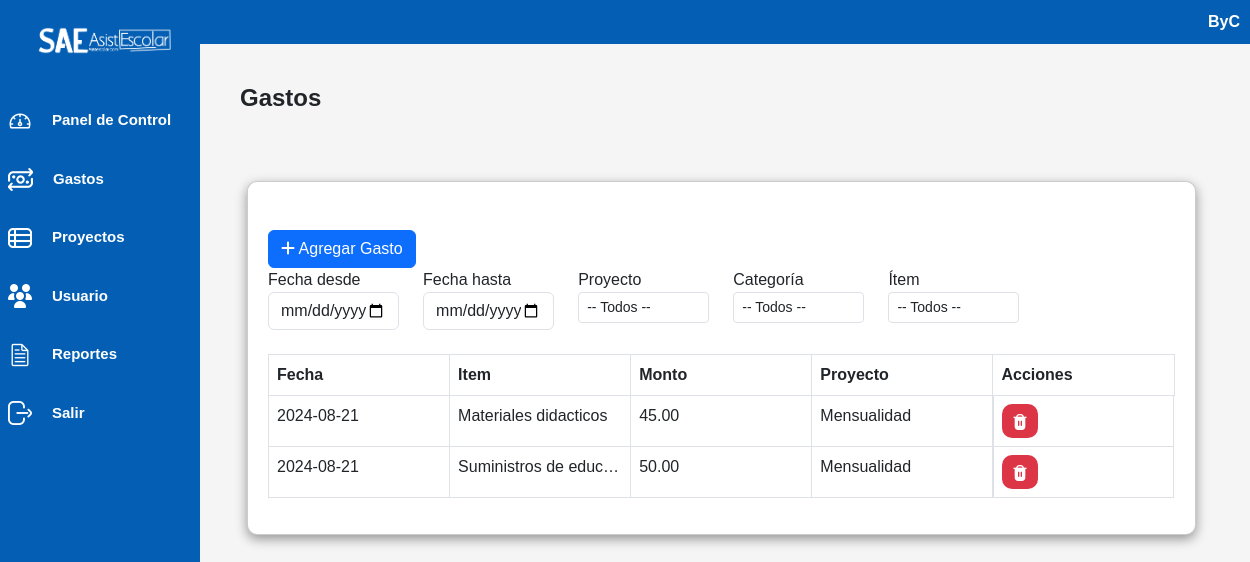
The page /controlador/gastos_controlador.php (signed in) on the database as committed earlier.
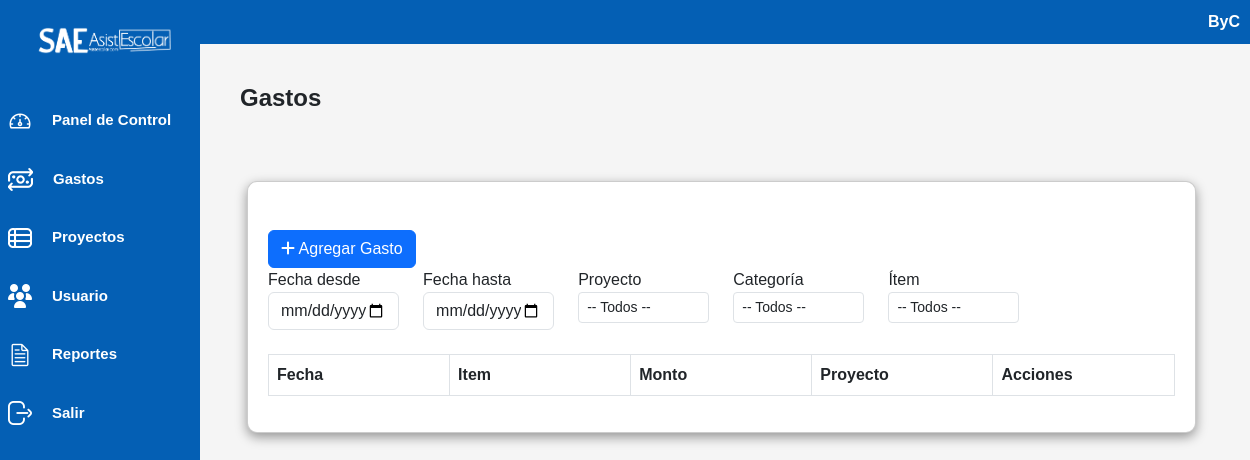
The same page on the database as committed later.
### tables this page shows
CREATE TABLE `gasto` (
  `ID_Gasto` int(11) NOT NULL,
  `ID_Usuario` int(11) NOT NULL,
  `ID_Proyecto` int(11) NOT NULL,
  `ID_Item` int(11) NOT NULL,
  `Fecha` date NOT NULL,
  `Monto_Gasto` int(11) NOT NULL,
  `Comprobante` varchar(50) NOT NULL,
  `Observacion` varchar(100) NOT NULL
);

CREATE TABLE `item` (
  `id_item` int(11) NOT NULL,
  `id_categoria` int(11) NOT NULL,
  `nombre` varchar(50) NOT NULL,
  `estado` tinyint(1) NOT NULL DEFAULT 1
);

CREATE TABLE `proyecto` (
  `ID_Proyecto` int(11) NOT NULL,
  `Nombre` varchar(50) NOT NULL,
  `Descripcion` varchar(100) NOT NULL,
  `Estado` tinyint(1) NOT NULL DEFAULT 1
);

### controlador/gastos_controlador.php (called while the page is built, shortened)
<?php
require_once("../modelo/gastos_modelo.php");
$objGastos = new Gastos();
$data = $objGastos->buscarTodos();
$lista_proyectos = $objGastos->obtenerListaProyectos();
$lista_items = $objGastos->obtenerListaItems();
require_once("../vista/gastos_vista.php");
?>

### modelo/conexionPDO.php (called while the page is built, shortened)
<?php
    class Conexion {
        private $conexion;
        function __construct(){
            $servidor="localhost";
            $usuarioBD="root";
            $claveBD="";
            $bd="fiscor";
            try {
                $this->conexion=new PDO("mysql:host=$servidor;dbname=$bd",$usuarioBD,$claveBD);
                $this->conexion->setAttribute(PDO::ATTR_ERRMODE,PDO::ERRMODE_EXCEPTION);
            }
            catch(PDOException $fallo){
                die ("La conexion ha fallado.".$fallo->getMessage());
            }
        }
        public function conectar(){
            return $this->conexion;
        }
    }
?>

### modelo/gastos_modelo.php (called while the page is built, shortened)
<?php
require_once("../modelo/conexionPDO.php");
class Gastos extends Conexion {
    private $conexion;
    public function __construct() {
        $this->conexion = new Conexion();
        $this->conexion = $this->conexion->conectar();
    }
    public function buscarTodos() {
        try {
            $sql = "SELECT * FROM gasto";
            $stmt = $this->conexion->prepare($sql);
            $stmt->execute();
            return $stmt->fetchAll(PDO::FETCH_ASSOC);
        } catch (PDOException $e) {
            error_log("Error al buscar todos los gastos: " . $e->getMessage(), 0);
            return array();
        }
    }
    public function obtenerListaProyectos() {
        $sql = "SELECT ID_Proyecto as id_proyecto,Nombre as nombre FROM proyecto";
        $stmt = $this->conexion->prepare($sql);
        $stmt->execute();
        $resultados = $stmt->fetchAll(PDO::FETCH_ASSOC);
        $listaProyectos = [];
        foreach($resultados as $fila) {
            $listaProyectos[$fila['id_proyecto']] = $fila['nombre'];
        }
        return $listaProyectos;
    }
    public function obtenerListaItems() {
        $sql = "SELECT id_item, nombre, id_categoria FROM item";
        $stmt = $this->conexion->prepare($sql);
        $stmt->execute();
        return $stmt->fetchAll(PDO::FETCH_ASSOC);
    }
}
?>

### vista/gastos_vista.php (the view, shortened to what the changed rows need)
<!DOCTYPE html>
<html lang="es">
<head>
    <link rel="stylesheet" href="../vista/css/bootstrap.min.css">
    <link rel="stylesheet" href="../vista/css/dataTables.bootstrap5.css">
    <link rel="stylesheet" type="text/css" href="../vista/css/estilosinicio.css">
    <link rel="stylesheet" href="https://cdn.jsdelivr.net/npm/daterangepicker/daterangepicker.css">
</head>
<body>
    <div class="contenedor">
        <div class="contenido">
            <h1>Gastos</h1>
        </div>
    </div>
    <div class="container">
        <div class="contenedor-categoria px-6 pt-5">
            <div id="tabla_div">
                <br>
                <table id="tabla" class="table table-bordered table-responsive" style="width:100%">
                    <thead>
                        <tr>
                            <th>Fecha</th>
                            <th>Item</th>
                            <th>Monto</th>
                            <th>Proyecto</th>
                            <th>Acciones</th>
                        </tr>
                    </thead>
                    <tbody id="tablaDataGasto">
                    <?php
                        if (isset($data) && is_array($data)) {
                            foreach ($data as $row) {
                                $proyecto = isset($lista_proyectos[$row['ID_Proyecto']]) ? $lista_proyectos[$row['ID_Proyecto']] : '';
                                $item = '';
                                foreach ($lista_items as $c) {
                                    if ($c['id_item'] == $row['ID_Item']) {
                                        $item = $c['nombre'];
                                        break;
                                    }
                                }
                                echo "<tr data-id='" . htmlspecialchars($row['ID_Gasto']) . "' data-fecha='" . htmlspecialchars($row['Fecha']) . "' data-item='" . htmlspecialchars($item) . "' data-monto='" . number_format($row['Monto_Gasto'], 2, '.', ',') . "' data-proyecto='" . htmlspecialchars($proyecto) . "' data-comprobante='" . htmlspecialchars($row['Comprobante']) . "' data-observacion='" . htmlspecialchars($row['Observacion']) . "'>";
                                echo "<td>" . htmlspecialchars($row['Fecha']) . "</td>";
                                echo "<td>" . htmlspecialchars($item) . "</td>";
                                echo "<td>" . number_format($row['Monto_Gasto'], 2, '.', ',') . "</td>";
                                echo "<td>" . htmlspecialchars($proyecto) . "</td>";
                                echo "<td class='d-flex justify-content-between' style='width: 100%'>
                                        <a onClick='eliminarGasto(this)' class='btn-rojo' data-id='" . htmlspecialchars($row['ID_Gasto']) . "'><img src='../vista/img/eliminar.png' alt='eliminar'></a></td>";
                                echo "</tr>";
                            }
                        } else {
                            echo "<tr><td colspan='5'>No hay datos disponibles.</td></tr>";
                        }
                    ?>
                    </tbody>
                </table>
            </div>
        </div>
    </div>
</body>
</html>

Rows that differ between the two databases and show on the page:
removed gasto: Fecha "2024-08-21", Monto_Gasto "45.00", ID_Proyecto.ID_Proyecto "Mensualidad"
no longer on this page (row unchanged): item: nombre "Materiales didacticos"
removed gasto: Fecha "2024-08-21", Monto_Gasto "50.00", ID_Proyecto.ID_Proyecto "Mensualidad"
no longer on this page (row unchanged): item: nombre "Suministros de educ…"
